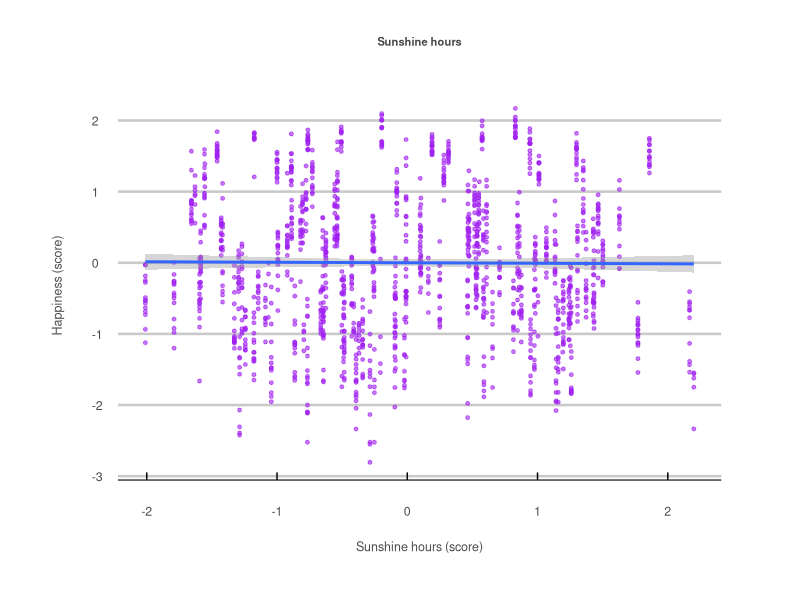
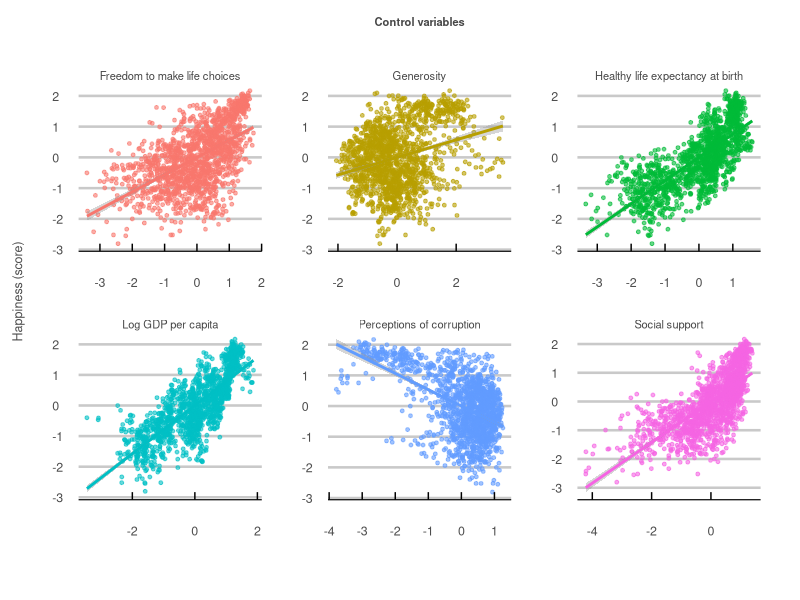
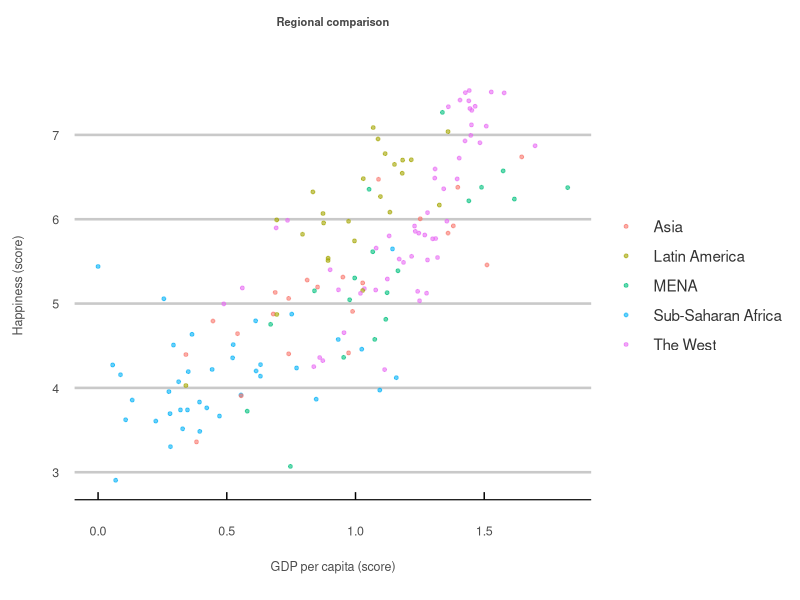

Reproduce these figures in R, in order.
## ---- chunk 1
knitr::opts_chunk$set(echo = TRUE)

library(dplyr)
library(tidyverse)
library(readxl)
library(writexl)
library(ggplot2)
library(ggthemes)

# sets the working directory. 
setwd("C://Users//HUAWEI//Desktop//Projects//The-Pursuit-of-Happiness//Data")

# reads in the processed sunshine dataframe. 
initial_df <- read_xlsx('integrated_data.xls')

# defines the y and x variables to be used in the linear model
y = 'Life Ladder'

x <- c('Log GDP per capita', 'Social support',
       'Healthy life expectancy at birth', 'Freedom to make life choices',
       'Generosity', 'Perceptions of corruption', 'sun')

# a working dataframe with only y and x variables
df <- initial_df[y] %>% cbind(initial_df[x]) %>% tibble()

# checks if a row contains na values
check_row_clean <- function(row) {
  if(mean(is.na(row))>0) {
    return(FALSE)
  } 
  else{
    return(TRUE)
  }
}

# calculates z scores for a given column
get_zscores <- function(col) {
  avg <- mean(col)
  sd <- sd(col)
  z_scores <- list()
  for(i in 1:length(col)) {
    z_scores[i] <- (col[i]-avg) / sd
  }
  return(unlist(z_scores))
}

# combines previous preprocessing steps
clean_data <- function(df) {
  # filters the dataframe for only na free rows
  clean_list <- apply(df, 1, check_row_clean)
  clean_df <- df[clean_list,]
  # converts the dataframe columns into z scores
  z_list <- apply(clean_df, 2, get_zscores)
  normalized_df <- as_tibble(z_list)
  return(normalized_df)
}

# my personal plot theme for data visualizations. 
my_theme <- theme_economist_white(gray_bg = FALSE) +
  theme(plot.title = element_text(hjust = 0.5,
                                  vjust = 15,
                                  size = 8,
                                  color = "#474747"),
        plot.margin = unit(c(1.5, 1, 1.5, 1), "cm"),
        axis.text = element_text(size = 9,
                                 color = "gray30"),
        axis.text.x=element_text(vjust = -2.5),
        axis.title.x = element_text(size = 9,
                                    color = "gray30",
                                    vjust = -10),
        axis.title.y = element_text(size = 9,
                                    color = "gray30",
                                    vjust = 10),
        legend.direction = "vertical", 
        legend.position = "right",
        legend.title = element_blank(),
        legend.text = element_text(size = 11,
                                   color = "gray20"),
        legend.margin=margin(1, -15, 1, 0),
        legend.spacing.x = unit(0.25, "cm"),
        legend.key.size = unit(1, "cm"), 
        legend.key.height = unit(0.75, "cm"),
        strip.text = element_text(hjust = 0.5,
                                  vjust = 1,
                                  size = 8,
                                  color = "#474747"),
        panel.spacing = unit(2, "lines"))

## ---- chunk 2

# returns a clean dataframe
clean_df <- clean_data(df)

# checks for remaining na values
#sum(is.na(clean_df))

# renames the life ladder column
clean_df <- rename(clean_df, life_ladder = 'Life Ladder')

# creates a faceted scatter plot
clean_df %>%
  ggplot(aes(y=life_ladder, x=sun)) +
  geom_point(size = 1, alpha=0.6, col='purple') +
  geom_smooth(method='lm', formula=y~x) +
  ggtitle("Sunshine hours") +
  xlab("Sunshine hours (score)") +
  ylab("Happiness (score)") +
  my_theme +
  theme(legend.position = "none",
        plot.margin = unit(c(2, 2, 2, 2), "cm"))

# creates a faceted scatter plot
clean_df %>%
  gather(key=measure, value='value', -1) %>%
  filter(measure != 'sun') %>%
  ggplot(aes(y=life_ladder, x=value, col=measure)) +
  geom_point(size = 1, alpha=0.6) +
  geom_smooth(method='lm', formula=y~x) +
  ggtitle("Control variables") +
  facet_wrap(~measure, scales="free") +
  xlab("") +
  ylab("Happiness (score)") +
  my_theme +
  theme(legend.position = "none")

# runs a basic linear model
lm1 <- lm(life_ladder ~ ., data=clean_df)
summary(lm1)

## ---- chunk 3

# sets the working directory. 
setwd("C://Users//HUAWEI//Desktop//Projects//The-Pursuit-of-Happiness//Data")

# reads in original dataframe with regional information included. 
regional_data <- read_xlsx('regional_data_labels.xlsx')

# simplifies regional data labels for readability
regional_data[regional_data$Region=='Central and Eastern Europe',]$Region <- 'The West'
regional_data[regional_data$Region=='Western Europe',]$Region <- 'The West'
regional_data[regional_data$Region=='Latin America and Caribbean',]$Region <- 'Latin America'
regional_data[regional_data$Region=='Eastern Asia',]$Region <- 'Asia'
regional_data[regional_data$Region=='Southeastern Asia',]$Region <- 'Asia'
regional_data[regional_data$Region=='Southern Asia',]$Region <- 'Asia'
regional_data[regional_data$Region=='Australia and New Zealand',]$Region <- 'The West'
regional_data[regional_data$Region=='North America',]$Region <- 'The West'
regional_data[regional_data$Region=='Middle East and Northern Africa',]$Region <- 'MENA'

regional_data %>%
  ggplot(aes(x=regional_data$`Economy (GDP per Capita)`, y=regional_data$`Happiness Score`, col=Region)) +
  geom_point(size = 1, alpha=0.6) +
  xlab('GDP per capita (score)') +
  ylab('Happiness (score)') +
  ggtitle('Regional comparison') +
  my_theme

# creates a list of European countries
europe <- c('Albania', 'Austria', 'Belgium', 'Bosnia and Herzegovina',
            'Bulgaria', 'Croatia', 'Cyprus', 'Denmark', 'Estonia',
            'Finland', 'France', 'Germany', 'Greece', 'Hungary', 'Iceland',
            'Ireland', 'Italy', 'Latvia', 'Lithuania', 'Malta', 'Moldova',
            'Montenegro', 'Netherlands', 'North Macedonia', 'Norway', 'Poland',
            'Portugal', 'Romania', 'Serbia', 'Slovakia', 'Slovenia', 'Spain',
            'Sweden', 'Switzerland', 'Ukraine', 'United Kingdom')

# filters the initial dataframe for European countries
europe_df <- initial_df[initial_df$`Country name` %in% europe,]

# a working dataframe with only y and x variables
new_df <- europe_df[y] %>% cbind(europe_df[x]) %>% tibble()

# returns a clean dataframe
clean_europe_df <- clean_data(new_df)

# checks for remaining na values
#sum(is.na(clean_europe_df))

# runs a basic linear model
lm2 <- lm(clean_europe_df$`Life Ladder` ~ ., data=clean_europe_df)
summary(lm2)

